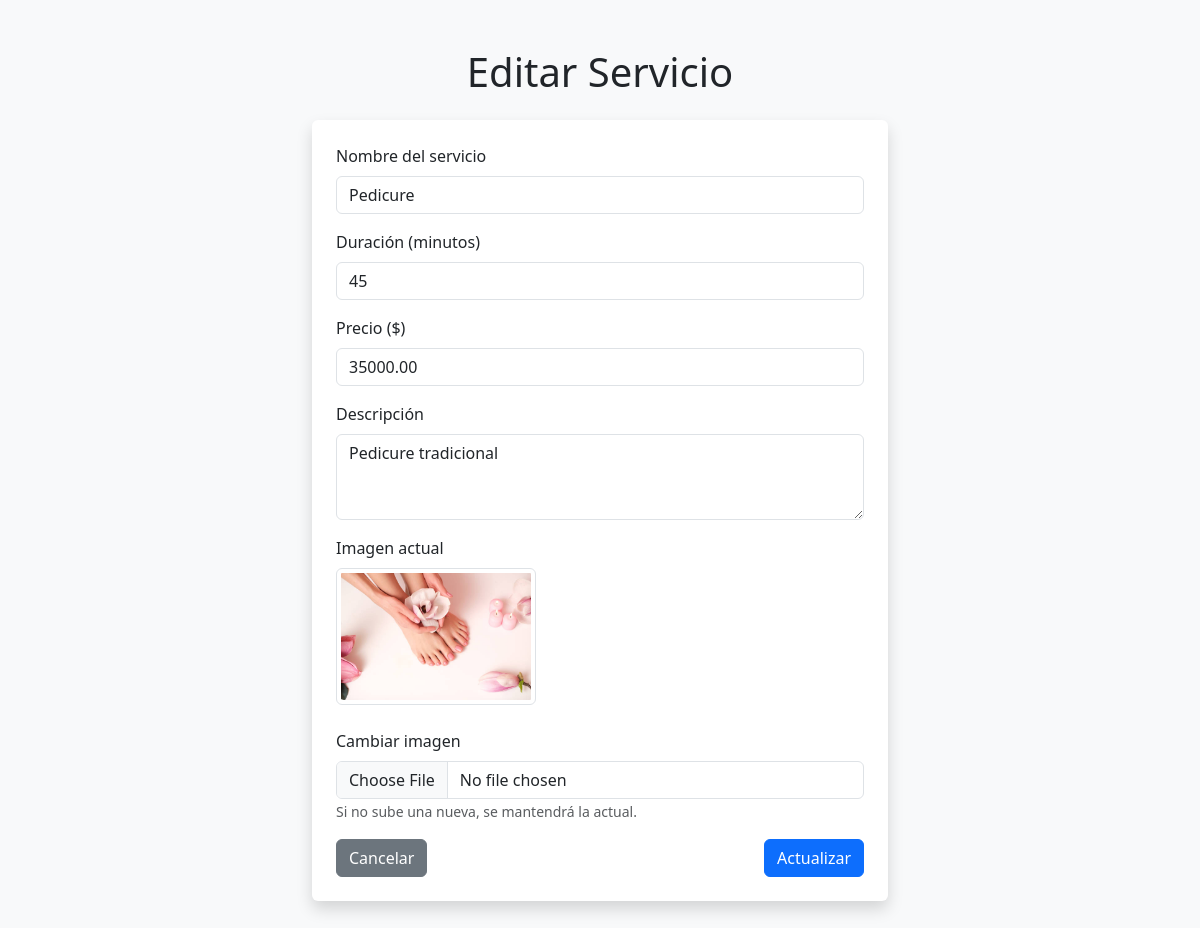
The app's page /editar_servicio.php?id=9 (signed in) with its own data.
### tables this page shows
CREATE TABLE `servicios` (
  `id` int(11) NOT NULL,
  `nombre` varchar(100) NOT NULL,
  `descripcion` text DEFAULT NULL,
  `duracion_minutos` int(11) NOT NULL,
  `imagen` varchar(255) DEFAULT NULL,
  `precio` decimal(10,2) NOT NULL DEFAULT 0.00
);

### editar_servicio.php (the view, shortened to what this page needs)
<?php
include("includes/db.php");
$id = intval($_GET['id']);
$stmt = $conn->prepare("SELECT * FROM servicios WHERE id = ?");
$stmt->bind_param("i", $id);
$stmt->execute();
$result = $stmt->get_result();
$servicio = $result->fetch_assoc();
?>
<!DOCTYPE html>
<html lang="es">
<head>
    <link href="https://cdn.jsdelivr.net/npm/bootstrap@5.3.0/dist/css/bootstrap.min.css" rel="stylesheet" />
</head>
<body class="bg-light">
<div class="container py-5" style="max-width: 600px;">
    <h1 class="mb-4 text-center">Editar Servicio</h1>
    <form method="post" enctype="multipart/form-data" class="bg-white p-4 shadow rounded">
        <div class="mb-3">
            <label class="form-label">Nombre del servicio</label>
            <input type="text" class="form-control" name="nombre" required value="<?= htmlspecialchars($servicio['nombre']) ?>">
        </div>
        <div class="mb-3">
            <label class="form-label">Duración (minutos)</label>
            <input type="number" class="form-control" name="duracion_minutos" min="1" required value="<?= htmlspecialchars($servicio['duracion_minutos']) ?>">
        </div>
        <div class="mb-3">
            <label class="form-label">Precio ($)</label>
            <input type="number" step="0.01" class="form-control" name="precio" min="0" required value="<?= htmlspecialchars($servicio['precio']) ?>">
        </div>
        <div class="mb-3">
            <label class="form-label">Descripción</label>
            <textarea class="form-control" name="descripcion" rows="3" required><?= htmlspecialchars($servicio['descripcion']) ?></textarea>
        </div>
        <div class="mb-3">
            <label class="form-label">Imagen actual</label><br>
            <?php if ($servicio['imagen'] && file_exists('img/' . $servicio['imagen'])): ?>
                <img src="img/<?= htmlspecialchars($servicio['imagen']) ?>" class="img-thumbnail mb-2" style="max-width:200px;">
            <?php else: ?>
                <p class="text-muted">No hay imagen disponible.</p>
            <?php endif; ?>
        </div>
        <div class="mb-3">
            <label class="form-label">Cambiar imagen</label>
            <input type="file" class="form-control" name="imagen" accept="image/*">
            <small class="text-muted">Si no sube una nueva, se mantendrá la actual.</small>
        </div>
        <div class="d-flex justify-content-between">
            <a href="servicios.php" class="btn btn-secondary">Cancelar</a>
            <button type="submit" class="btn btn-primary">Actualizar</button>
        </div>
    </form>
</div>
</body>
</html>

### records on screen
servicios: nombre "Pedicure", duracion_minutos "45", precio "35000.00", descripcion "Pedicure tradicional", imagen (picture)
